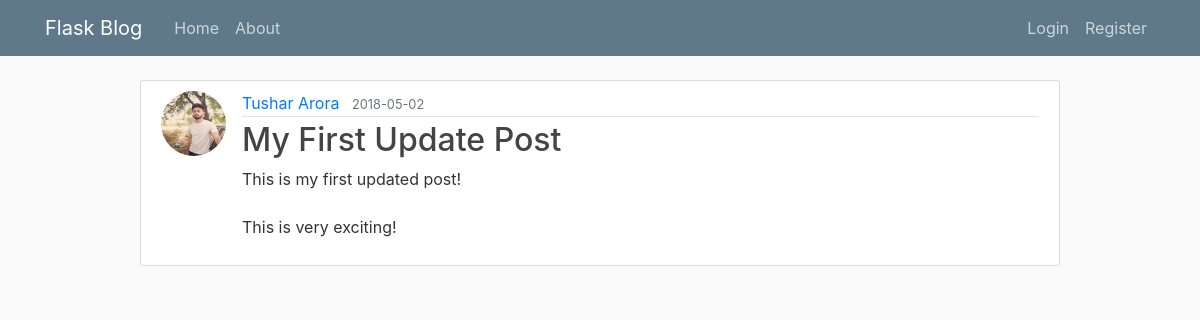
/post/1, run on the app's committed database.
### flaskblog/models.py (models this page shows, shortened)
class User(db.Model, UserMixin):
    id = db.Column(db.Integer, primary_key=True)
    username = db.Column(db.String(20), unique=True, nullable=False)
    email = db.Column(db.String(120), unique=True, nullable=False)
    image_file = db.Column(db.String(20), nullable=False, default='default.jpg')
    password = db.Column(db.String(60), nullable=False)
    posts = db.relationship('Post', backref='author', lazy=True)

class Post(db.Model):
    id = db.Column(db.Integer, primary_key=True)
    title = db.Column(db.String(100), nullable=False)
    date_posted = db.Column(db.DateTime, nullable=False, default=datetime.utcnow)
    content = db.Column(db.Text, nullable=False)
    user_id = db.Column(db.Integer, db.ForeignKey('user.id'), nullable=False)

### flaskblog/routes.py (the view)
@app.route("/post/<int:post_id>")
def post(post_id):
    post = Post.query.get_or_404(post_id)
    return render_template('post.html', title=post.title, post=post)

### flaskblog/templates/post.html (shortened to what this page needs)
{% extends "layout.html" %}
{% block content %}
  <article class="media content-section">
    <img class="rounded-circle article-img" src="{{ url_for('static', filename='profile_pics/' + post.author.image_file) }}">
    <div class="media-body">
      <div class="article-metadata">
        <a class="mr-2" href="{{ url_for('user_posts', username=post.author.username) }}">{{ post.author.username }}</a>
        <small class="text-muted">{{ post.date_posted.strftime('%Y-%m-%d') }}</small>
      </div>
      <h2 class="article-title">{{ post.title }}</h2>
      <p class="article-content">{{ post.content }}</p>
    </div>
  </article>
{% endblock content %}

### flaskblog/static/main.css (style rules this page uses)
body { background: #fafafa; color: #333333; margin-top: 5rem; }
h1, h2, h3, h4, h5, h6 { color: #444444; }
.content-section { background: #ffffff; padding: 10px 20px; border: 1px solid #dddddd; border-radius: 3px; margin-bottom: 20px; }
.article-title { color: #444444; }
.article-content { white-space: pre-line; }
.article-img { height: 65px; width: 65px; margin-right: 16px; }
.article-metadata { padding-bottom: 1px; margin-bottom: 4px; border-bottom: 1px solid #e3e3e3 }

### data on the page
User: image_file (picture), author.username "Tushar Arora"
Post: date_posted "2018-05-02", title "My First Update Post", content "This is my first updated post! This is very exciting!"
